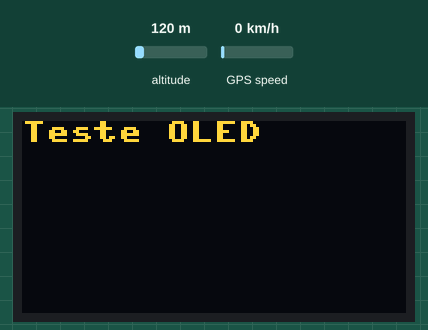
Simulated run of this program. Board: Raspberry Pi Pico running MicroPython. On the bench: 128×64 one-colour display. The inputs (shaded band) are chosen by the test bench; at power-on: altitude 120 m, GPS speed 0 km/h. The OLED is the two-colour kind (top 16 rows yellow); the GPS gets a fix after 3 s at 37.7749, -122.4194 with 8 satellites; library files of the repository ran but are not shown: micropyGPS.py; what the program prints to the serial console is not drawn.

Above: at 0.1 s.
At 1.1 s:
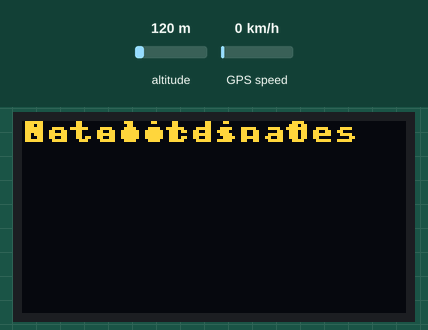
At 3.2 s:
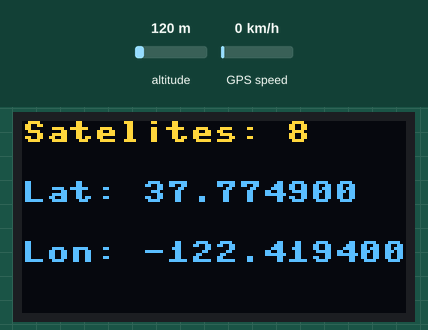

The program:

V3C_mostra_a_intensidade_do_SNR_na_matriz_de_LEDs_funcionando.py
```python
# aqui usamos o slot I2C0 conectando a um módulo GPS NEO 6 ou superior
# A conecção é: amarelo com o Tx do módulo GPS - Branco com o RX do módulo - Vermelho  com o VCC do módulo - preto com o GND
# Neste exemplo, map_snr_to_intensity converte o valor de SNR para uma intensidade de LED, e update_led_matrix atualiza a matriz de LEDs com essas intensidades.
'''
Passo a passo do código:

Colete os dados de SNR dos satélites conforme você leu do módulo GPS.
Armazene esses dados em uma lista.
Ordene a lista e pegue os 5 maiores valores.
Use esses valores para atualizar a matriz de LEDs.
'''

import machine
from machine import UART, Pin, I2C
import neopixel
from ssd1306 import SSD1306_I2C
from micropyGPS import MicropyGPS

# Inicialização do I2C e OLED
i2c = I2C(1, sda=Pin(14), scl=Pin(15), freq=400000)
oled = SSD1306_I2C(128, 64, i2c)

# Verifique se o OLED está funcionando
oled.fill(0)
oled.text('Teste OLED', 0, 0)
oled.show()

# Inicialização do GPS
gps_module = UART(0, baudrate=9600, tx=Pin(0), rx=Pin(1))
gps = MicropyGPS()

# [Resto do código para LED_MATRIX, np, etc.]

def convert_coordinates(sections):
    if sections[0] == 0:  # sections[0] contém os graus
        return None

    # sections[1] contém os minutos
    data = sections[0] + (sections[1] / 60.0)

    # sections[2] contém 'E', 'W', 'N', 'S'
    if sections[2] == 'S' or sections[2] == 'W':
        data = -data

    data = '{0:.6f}'.format(data)  # 6 casas decimais
    return str(data)


while True:
    snr_values = []

    if gps_module.any():
        stat = gps_module.readline()
        try:
            stat = stat.decode('utf-8')
        except Exception as e:
            continue

        for char in stat:
            gps.update(char)

        if gps.satellite_data_updated():
            for sv_id, sv_data in gps.satellite_data.items():
                if sv_data[2] is not None:  # Verifica se SNR está disponível
                    snr = sv_data[2]  # SNR está na terceira posição da tupla
                    snr_values.append(snr)
            gps.unset_satellite_data_updated()


        latitude = convert_coordinates(gps.latitude)
        longitude = convert_coordinates(gps.longitude)

        print("Lat:", latitude, "Lon:", longitude)  # Debug: Imprimir coordenadas

        oled.fill(0)
        if latitude is not None and longitude is not None:
            oled.text('Lat: ' + latitude, 0, 20)
            oled.text('Lon: ' + longitude, 0, 40)
        else:
            oled.text("No coordinates", 0, 0)
        oled.text('Satelites: ' + str(gps.satellites_in_use), 0, 0)
        oled.show()


        # Atualiza a matriz de LEDs
        sorted_snr_values = sorted(snr_values, reverse=True)[:5]
        for col, snr in enumerate(sorted_snr_values):
            # [Código para atualizar a matriz de LEDs]

        # Imprimir dados de SNR dos satélites
            print("Dados SNR dos Satélites:")
        for sv_id, sv_data in gps.satellite_data.items():
            print(f"Satélite {sv_id}: Elevação={sv_data[0]}, Azimute={sv_data[1]}, SNR={sv_data[2]}")
        gps.unset_satellite_data_updated()

    # [Restante do loop while True]
```

Measured:
- what the display in image 1 shows lasts 2.0 s, from 1.1 s to 3.1 s
